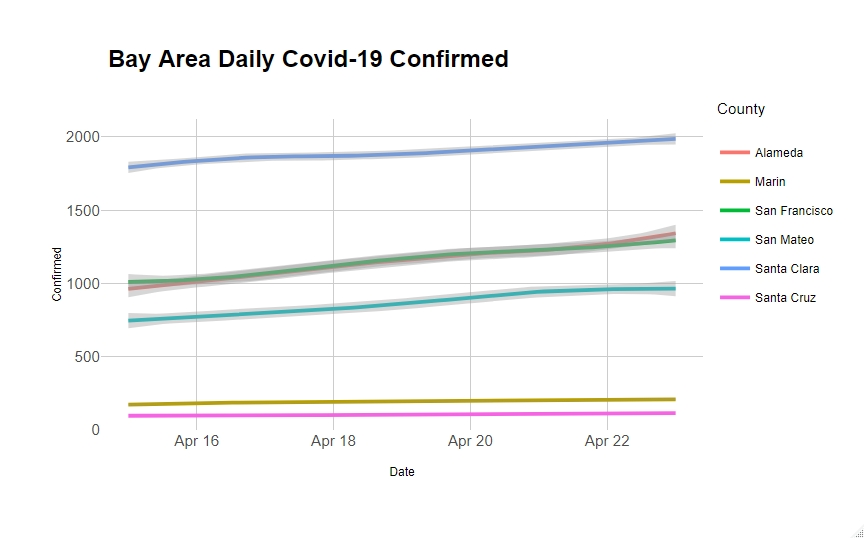

The script that drew this image:
library(tidyverse)
library(plotly)
library(ggplot2)
library(dplyr)
library(hrbrthemes)
library(reshape2) #deprecated library
library(data.table)


jh_timeseries <- read_csv ("D:\\dev\\repos\\COVID-19\\csse_covid_19_data\\csse_covid_19_time_series\\time_series_covid19_confirmed_US.csv")
setnames(jh_timeseries, "Admin2", "County")

jh_ca <- filter(jh_timeseries, Province_State =="California" & County %in% c("San Francisco", 
                                                                              "San Mateo", 
                                                                              "Santa Cruz",
                                                                              "Santa Clara",
                                                                              "Marin",
                                                                              "Alameda"))


jh_ca_melt <- reshape2::melt(jh_ca, id=c("County"), measure.vars=c("4/15/20","4/16/20","4/17/20","4/18/20","4/19/20","4/20/20","4/21/20",
                                                        "4/22/20","4/23/20"), variable.name="Date", value.name = "Confirmed")
jh_ca_melt$Date <- as.Date(jh_ca_melt$Date, format="%m/%d/%y")



g <- ggplot(jh_ca_melt, aes(x=Date)) + 
  geom_smooth( aes(y=Confirmed, color=County)) +
  scale_x_date(limits=as.Date(c("2020-04-15", Sys.Date()))) +
  labs(x = "Date", y = "Confirmed", 
       title = "Bay Area Daily Covid-19 Confirmed", subtitle = "Data from Johns Hopkins Project") +
  theme_ipsum()
 

ggplotly(g)
